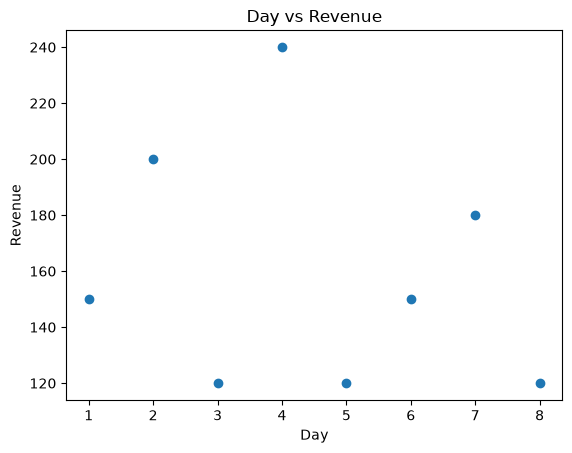

The script that saved this image:
import pandas as pd
import matplotlib.pyplot as plt

orders = pd.DataFrame({
    "day": [1, 2, 3, 4, 5, 6, 7, 8],
    "revenue": [150, 200, 120, 240, 120, 150, 180, 120]
})

plt.scatter(orders["day"], orders["revenue"])

plt.xlabel("Day")
plt.ylabel("Revenue")
plt.title("Day vs Revenue")

plt.savefig("scatter_day_revenue.png", bbox_inches="tight")

print("Saved scatter_day_revenue.png")
